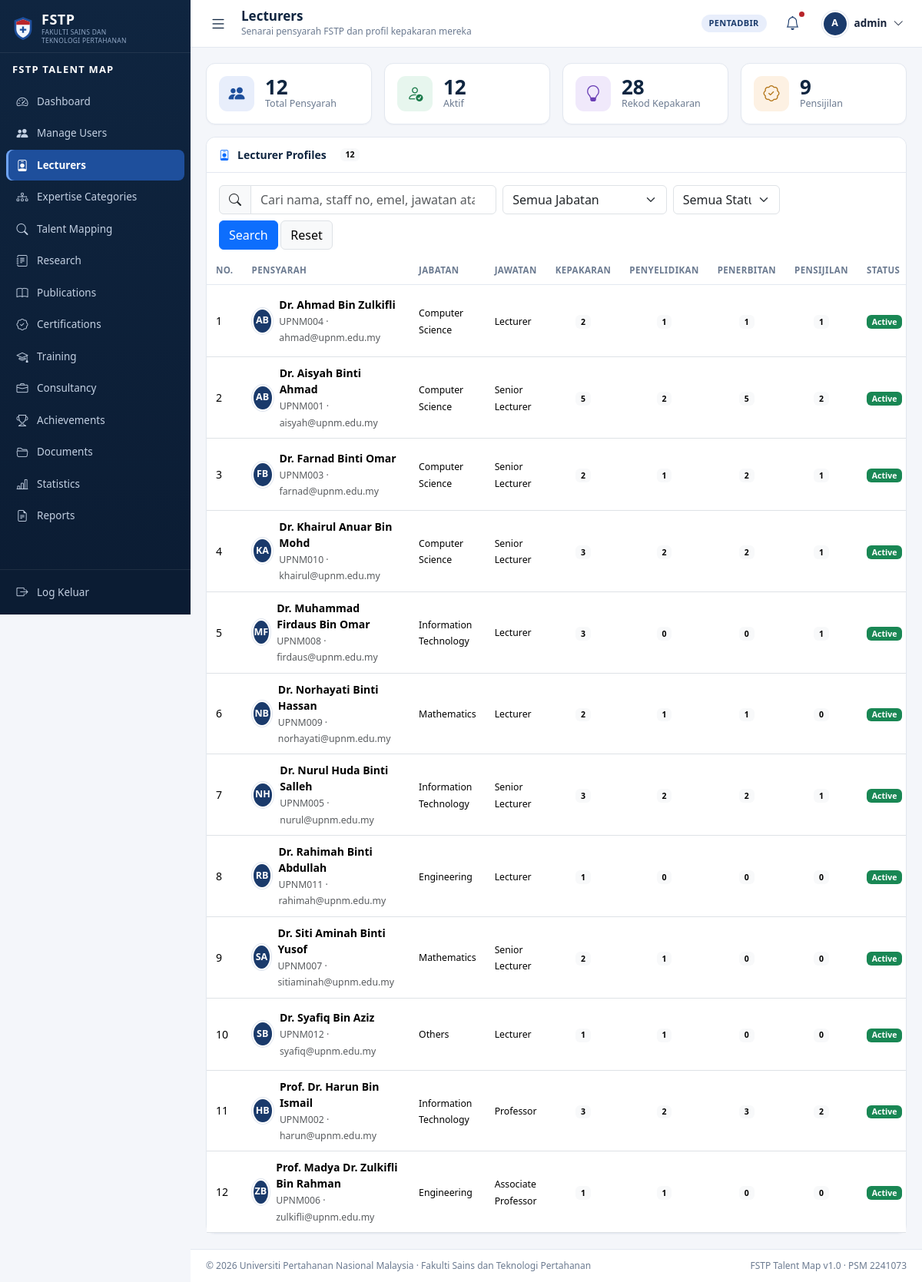
/admin/lecturers.php (signed in), run on the app's committed database.
### tables this page shows
CREATE TABLE users (
  user_id          INT AUTO_INCREMENT PRIMARY KEY,
  username         VARCHAR(50)  NOT NULL UNIQUE,
  email            VARCHAR(100) NOT NULL UNIQUE,
  password         VARCHAR(255) NOT NULL COMMENT 'password_hash() bcrypt',
  `role`           ENUM('admin','lecturer') NOT NULL DEFAULT 'lecturer',
  department_id    INT          NULL,
  status           ENUM('active','inactive') NOT NULL DEFAULT 'active',
  initial_password VARCHAR(50)  NULL COMMENT 'shown once when Admin resets',
  must_change_pw   TINYINT(1)   NOT NULL DEFAULT 0,
  last_login       DATETIME     NULL,
  created_at       DATETIME     NOT NULL DEFAULT CURRENT_TIMESTAMP,
  CONSTRAINT fk_users_department FOREIGN KEY (department_id)
    REFERENCES departments(department_id) ON DELETE SET NULL,
  INDEX idx_users_role (role),
  INDEX idx_users_status (status)
);

CREATE TABLE lecturers (
  lecturer_id   INT AUTO_INCREMENT PRIMARY KEY,
  user_id       INT          NOT NULL UNIQUE,
  staff_no      VARCHAR(20)  NOT NULL UNIQUE,
  full_name     VARCHAR(100) NOT NULL,
  email         VARCHAR(100) NOT NULL,
  department_id INT          NOT NULL,
  `position`    VARCHAR(100) NOT NULL,
  phone         VARCHAR(20)  NULL,
  location      VARCHAR(100) NULL,
  profile_photo VARCHAR(255) NULL,
  research_area TEXT         NULL,
  status        ENUM('active','inactive') NOT NULL DEFAULT 'active',
  created_at    DATETIME     NOT NULL DEFAULT CURRENT_TIMESTAMP,
  updated_at    DATETIME     NOT NULL DEFAULT CURRENT_TIMESTAMP ON UPDATE CURRENT_TIMESTAMP,
  CONSTRAINT fk_lecturers_user       FOREIGN KEY (user_id)       REFERENCES users(user_id)       ON DELETE CASCADE,
  CONSTRAINT fk_lecturers_department FOREIGN KEY (department_id) REFERENCES departments(department_id) ON DELETE RESTRICT,
  INDEX idx_lecturers_name (full_name),
  INDEX idx_lecturers_dept (department_id)
);

CREATE TABLE departments (
  department_id   INT AUTO_INCREMENT PRIMARY KEY,
  department_code VARCHAR(20)  NOT NULL UNIQUE,
  department_name VARCHAR(100) NOT NULL UNIQUE,
  description     TEXT         NULL,
  status          ENUM('active','inactive') NOT NULL DEFAULT 'active'
);

### admin/lecturers.php (the view, shortened to what the rows shown need)
<?php
require_once __DIR__ . '/../includes/auth.php';
require_admin();
$pdo = db();
$params = [];
$sql = 'SELECT l.lecturer_id, l.staff_no, l.full_name, l.email, l.`position`, l.profile_photo,
               l.status, d.department_name,
               (SELECT COUNT(*) FROM lecturer_expertise le
                 WHERE le.lecturer_id = l.lecturer_id AND le.status = \'active\') AS expertise_count,
               (SELECT COUNT(*) FROM research r       WHERE r.lecturer_id = l.lecturer_id) AS research_count,
               (SELECT COUNT(*) FROM publications p   WHERE p.lecturer_id = l.lecturer_id) AS publication_count,
               (SELECT COUNT(*) FROM certifications c WHERE c.lecturer_id = l.lecturer_id) AS certification_count
          FROM lecturers l
          LEFT JOIN departments d ON d.department_id = l.department_id';
$sql .= ' ORDER BY l.full_name ASC';
$stmt = $pdo->prepare($sql);
$stmt->execute($params);
$lecturers = $stmt->fetchAll();
$page_title = 'Lecturers';
require_once __DIR__ . '/../includes/header.php';
?>
<div class="card">
    <div class="table-responsive">
        <table class="table table-hover align-middle mb-0">
            <thead>
                <tr>
                    <th style="width:52px">No.</th>
                    <th>Pensyarah</th>
                    <th>Jabatan</th>
                    <th>Jawatan</th>
                    <th class="text-center">Kepakaran</th>
                    <th class="text-center">Penyelidikan</th>
                    <th class="text-center">Penerbitan</th>
                    <th class="text-center">Pensijilan</th>
                    <th>Status</th>
                </tr>
            </thead>
            <tbody>
            <?php if (!$lecturers): ?>
                <tr>
                    <td colspan="10">
                        <div class="empty-state">
                            <i class="bi bi-person-x"></i>Tiada pensyarah sepadan dengan carian anda.
                        </div>
                    </td>
                </tr>
            <?php else: ?>
                <?php foreach ($lecturers as $i => $row): ?>
                    <?php
                    $photo = $row['profile_photo']
                        && is_file(UPLOAD_PHOTO_DIR . '/' . $row['profile_photo'])
                        ? UPLOAD_PHOTO_URL . '/' . rawurlencode($row['profile_photo'])
                        : null;
                    ?>
                    <tr>
                        <td><?= $i + 1 ?></td>
                        <td>
                            <div class="d-flex align-items-center gap-2">
                                <?php if ($photo): ?>
                                    <img class="avatar" src="<?= e($photo) ?>" alt="">
                                <?php else: ?>
                                    <span class="avatar avatar-initials">
                                        <?= e(initials($row['full_name'])) ?>
                                    </span>
                                <?php endif; ?>
                                <span>
                                    <b><?= e($row['full_name']) ?></b>
                                    <br><small class="text-muted">
                                        <?= e($row['staff_no']) ?> &middot; <?= e($row['email']) ?>
                                    </small>
                                </span>
                            </div>
                        </td>
                        <td><small><?= e($row['department_name'] ?? '—') ?></small></td>
                        <td><small><?= e($row['position']) ?></small></td>
                        <td class="text-center"><span class="badge text-bg-light"><?= (int)$row['expertise_count'] ?></span></td>
                        <td class="text-center"><span class="badge text-bg-light"><?= (int)$row['research_count'] ?></span></td>
                        <td class="text-center"><span class="badge text-bg-light"><?= (int)$row['publication_count'] ?></span></td>
                        <td class="text-center"><span class="badge text-bg-light"><?= (int)$row['certification_count'] ?></span></td>
                        <td>
                            <?php if ($row['status'] === 'active'): ?>
                                <span class="badge text-bg-success">Active</span>
                            <?php else: ?>
                                <span class="badge text-bg-secondary">Inactive</span>
                            <?php endif; ?>
                        </td>
                    </tr>
                <?php endforeach; ?>
            <?php endif; ?>
            </tbody>
        </table>
    </div>
</div>
<?php require_once __DIR__ . '/../includes/footer.php'; ?>

### includes/header.php (shortened to what the rows shown need)
<?php
require_once __DIR__ . '/auth.php';
$__user      = current_user();
$page_title  = $page_title ?? 'Dashboard';
$avatarPhoto = $__user['profile_photo'] ?? null;
$avatarPath  = $avatarPhoto && is_file(UPLOAD_PHOTO_DIR . '/' . $avatarPhoto)
    ? UPLOAD_PHOTO_URL . '/' . rawurlencode($avatarPhoto)
    : null;
?>
<!DOCTYPE html>
<html lang="ms">
<head>
<link rel="stylesheet" href="<?= e(ASSETS_URL) ?>/vendor/bootstrap/bootstrap.min.css">
<link rel="stylesheet" href="<?= e(ASSETS_URL) ?>/vendor/bootstrap-icons/bootstrap-icons.css">
<link rel="stylesheet" href="<?= e(ASSETS_URL) ?>/css/app.css">
</head>
<body class="app-body">
<div class="app-shell">
    <div class="app-main">
        <header class="app-topbar">
            <div class="topbar-title">
                <h1><?= e($page_title) ?></h1>
            </div>
            <div class="topbar-right">
                <div class="dropdown">
                    <button class="user-menu" type="button" data-bs-toggle="dropdown" aria-expanded="false">
                        <?php if ($avatarPath): ?>
                            <img class="avatar" src="<?= e($avatarPath) ?>" alt="">
                        <?php else: ?>
                            <span class="avatar avatar-initials"><?= e(initials(display_name())) ?></span>
                        <?php endif; ?>
                        <span class="user-menu-name"><?= e(display_name()) ?></span>
                        <i class="bi bi-chevron-down"></i>
                    </button>
                </div>
            </div>
        </header>
        <main class="app-content">

### data on the page
users: initials(display_name()) "A", role "admin"
lecturers: full_name "AB", full_name "Dr. Ahmad Bin Zulkifli", staff_no "UPNM004", email "ahmad@upnm.edu.my", department.department_name "Computer Science", position "Lecturer", expertise_count "2", research_count "1", publication_count "1", certification_count "1", status "Active"
lecturers: full_name "AB", full_name "Dr. Aisyah Binti Ahmad", staff_no "UPNM001", email "aisyah@upnm.edu.my", department.department_name "Computer Science", position "Senior Lecturer", expertise_count "5", research_count "2", publication_count "5", certification_count "2", status "Active"
lecturers: full_name "FB", full_name "Dr. Farnad Binti Omar", staff_no "UPNM003", email "farnad@upnm.edu.my", department.department_name "Computer Science", position "Senior Lecturer", expertise_count "2", research_count "1", publication_count "2", certification_count "1", status "Active"
lecturers: full_name "KA", full_name "Dr. Khairul Anuar Bin Mohd", staff_no "UPNM010", email "khairul@upnm.edu.my", department.department_name "Computer Science", position "Senior Lecturer", expertise_count "3", research_count "2", publication_count "2", certification_count "1", status "Active"
lecturers: full_name "MF", full_name "Dr. Muhammad Firdaus Bin Omar", staff_no "UPNM008", email "firdaus@upnm.edu.my", department.department_name "Information Technology", position "Lecturer", expertise_count "3", research_count "0", publication_count "0", certification_count "1", status "Active"
lecturers: full_name "NB", full_name "Dr. Norhayati Binti Hassan", staff_no "UPNM009", email "norhayati@upnm.edu.my", department.department_name "Mathematics", position "Lecturer", expertise_count "2", research_count "1", publication_count "1", certification_count "0", status "Active"
lecturers: full_name "NH", full_name "Dr. Nurul Huda Binti Salleh", staff_no "UPNM005", email "nurul@upnm.edu.my", department.department_name "Information Technology", position "Senior Lecturer", expertise_count "3", research_count "2", publication_count "2", certification_count "1", status "Active"
lecturers: full_name "RB", full_name "Dr. Rahimah Binti Abdullah", staff_no "UPNM011", email "rahimah@upnm.edu.my", department.department_name "Engineering", position "Lecturer", expertise_count "1", research_count "0", publication_count "0", certification_count "0", status "Active"
lecturers: full_name "SA", full_name "Dr. Siti Aminah Binti Yusof", staff_no "UPNM007", email "sitiaminah@upnm.edu.my", department.department_name "Mathematics", position "Senior Lecturer", expertise_count "2", research_count "1", publication_count "0", certification_count "0", status "Active"
lecturers: full_name "SB", full_name "Dr. Syafiq Bin Aziz", staff_no "UPNM012", email "syafiq@upnm.edu.my", department.department_name "Others", position "Lecturer", expertise_count "1", research_count "1", publication_count "0", certification_count "0", status "Active"
lecturers: full_name "HB", full_name "Prof. Dr. Harun Bin Ismail", staff_no "UPNM002", email "harun@upnm.edu.my", department.department_name "Information Technology", position "Professor", expertise_count "3", research_count "2", publication_count "3", certification_count "2", status "Active"
lecturers: full_name "ZB", full_name "Prof. Madya Dr. Zulkifli Bin Rahman", staff_no "UPNM006", email "zulkifli@upnm.edu.my", department.department_name "Engineering", position "Associate Professor", expertise_count "1", research_count "1", publication_count "0", certification_count "0", status "Active"

### other printed values
$label "Dashboard"
$label "Manage Users"
$label "Lecturers"
$label "Expertise Categories"
$label "Talent Mapping"
$label "Research"
$label "Publications"
$label "Certifications"
$label "Training"
$label "Consultancy"
$label "Achievements"
$label "Documents"
$label "Statistics"
$label "Reports"
$page_title "Lecturers"
